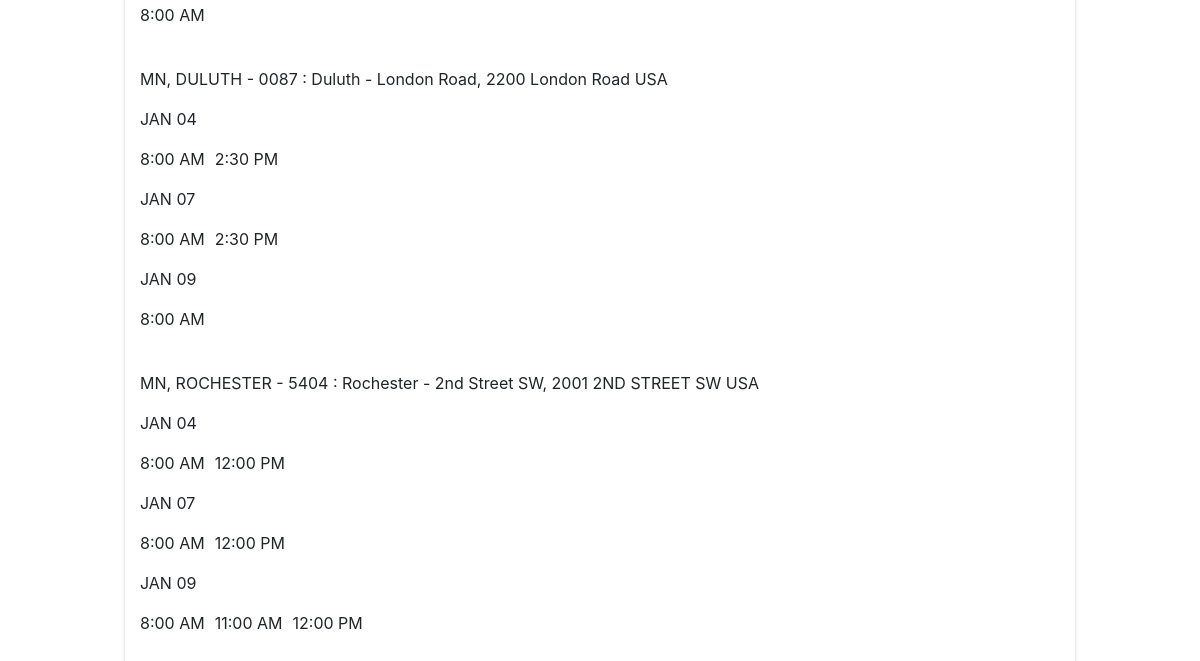
Page /profile/ (signed in, lower part) on the earlier database version.
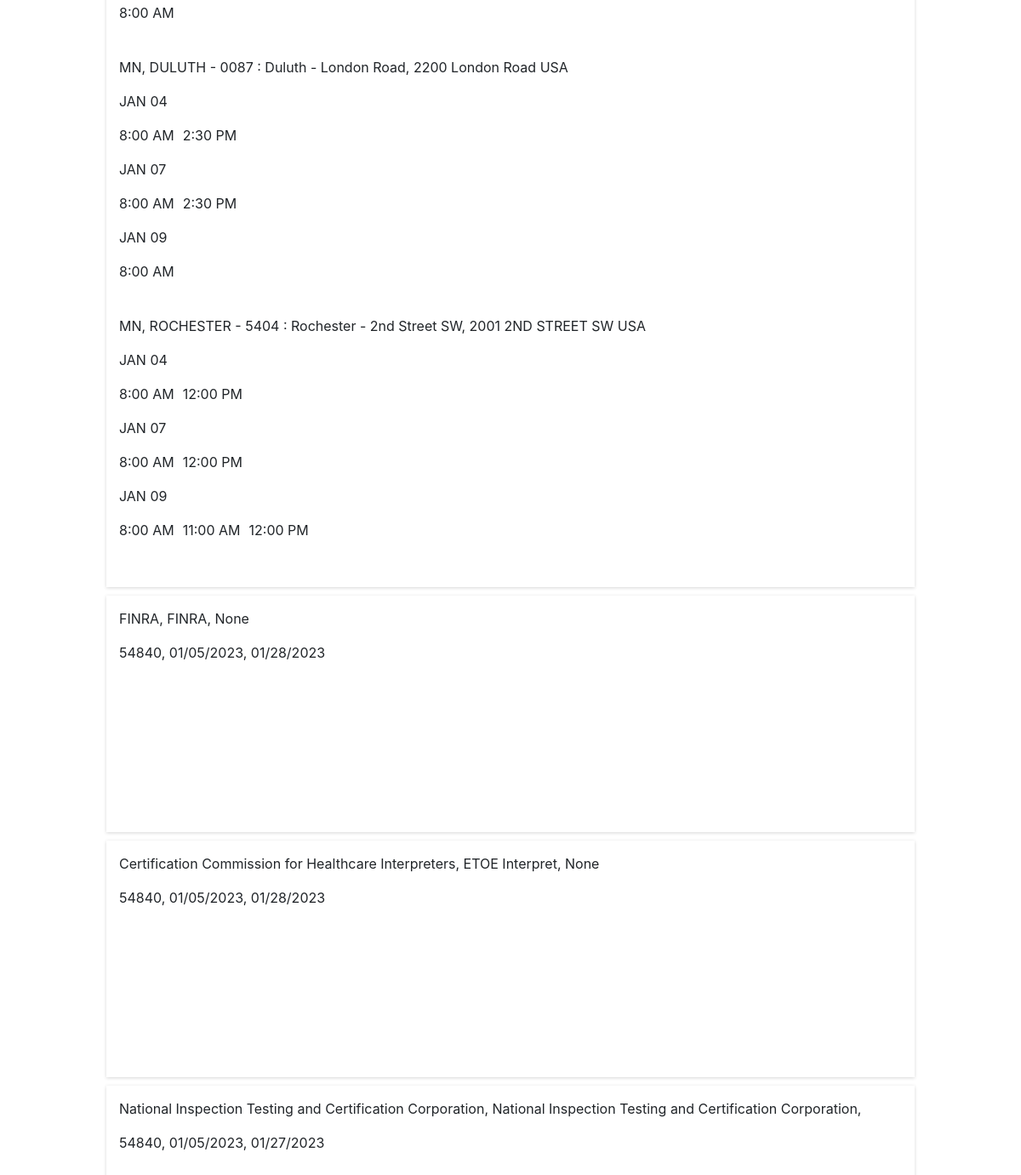
Same page on the later database version.
### home/models.py (models this page shows, shortened)
class got_time(models.Model):
    date                        = models.ForeignKey(got_date, on_delete=models.CASCADE)
    time                        = models.CharField(max_length=100)

class got_address(models.Model):
    info                        = models.ForeignKey(info, on_delete=models.CASCADE)
    address                     = models.CharField(max_length=500)

class got_date(models.Model):
    address                     = models.ForeignKey(got_address, on_delete=models.CASCADE)
    date                        = models.CharField(max_length=100)

class info(models.Model):
    user                        = models.ForeignKey(User, on_delete=models.CASCADE)
    test_sponsor                = models.CharField(max_length=100)
    test_program                = models.CharField(max_length=100)
    test_test                   = models.CharField(max_length=100, null=True, blank=True)
    address                     = models.CharField(max_length=50)
    start_date                  = models.CharField(max_length=50)
    end_date                    = models.CharField(max_length=50)
    got_result                  = models.BooleanField(default=False)

### user_profile/views.py (the view)
# urls.py: path('', include('user_profile.urls')),
@login_required(login_url='login')
def user_profile(request):
    info_obj = info.objects.filter(user=request.user)
    got_address_obj = got_address.objects.all()
    got_date_obj = got_date.objects.all()
    got_time_obj = got_time.objects.all()
    context = {
        'title': 'profile',
        'info_obj': info_obj,
        'got_address_obj': got_address_obj,
        'got_date_obj': got_date_obj,
        'got_time_obj': got_time_obj
    }
    return render(request,'user_profile/profile.html',context)

### user_profile/templates/user_profile/profile.html (shortened to what this page needs)
{% extends "base.html" %}
{% load static %}
{% block head %}
    <link rel="stylesheet" href="{% static 'css/home.css' %}">
    <link rel="stylesheet" href="{% static 'css/profile.css' %}">
{% endblock %}
{% block content %}
<section class="dropdown-section">
    <div class="dropdown-section-inner-div">
        <div class="info-div">
            {% for info in info_obj %}
                <div class="info-card">
                    <p>{{info.test_sponsor}}, {{info.test_program}}, {{info.test_test}}</p>
                    <p>{{info.address}}, {{info.start_date}}, {{info.end_date}}</p>
                    <br>
                    {% for address in got_address_obj %}
                        {% if address.info.id == info.id %}
                            <p>{{address.address}}</p>
                            {% for date in got_date_obj %}
                                {% if date.address.id == address.id %}
                                    <p>{{date.date}}</p>
                                    <div style="display: flex; gap: 10px;">
                                        {% for time in got_time_obj %}
                                            {% if time.date.id == date.id %}
                                                <p>{{time.time}}</p>
                                            {% endif %}
                                        {% endfor %}
                                    </div>
                                {% endif %}
                            {% endfor %}
                        {% endif %}
                        <br>
                    {% endfor %}
                </div>
            {% endfor %}
        </div>
    </div>
</section>
{% endblock %}

Differences in the rows shown:
added info: test_sponsor "FINRA", test_program "FINRA", test_test "None", address "54840", start_date "01/05/2023", end_date "01/28/2023"
added info: test_sponsor "Certification Commission for Healthcare Interpreters", test_program "ETOE Interpret", test_test "None", address "54840", start_date "01/05/2023", end_date "01/28/2023"
added info: test_sponsor "National Inspection Testing and Certification Corporation", test_program "National Inspection Testing and Certification Corporation", address "54840", start_date "01/05/2023", end_date "01/27/2023"
